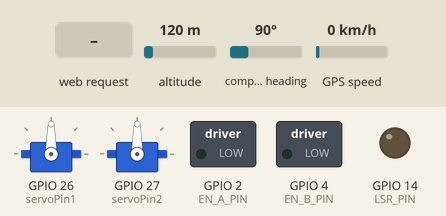
Bench run of a sketch on a simulated ESP32. Parts: 2 × servo, switched loads named in the sketch (green lamp = pin HIGH), output pins drawn as LEDs (lit = HIGH). Inputs (shaded band) come from the test bench; at power-on: altitude 120 m, compass heading 90°, GPS speed 0 km/h. WiFi joins after 1.5 s; servers stay silent unless stated; the GPS gets a fix after 3 s at 37.7749, -122.4194 with 8 satellites; what the sketch prints to the serial monitor is not drawn.

Above: at 2.7 s.
2.8 s: HTTP request GET /speed?cmd=1&value=1 received
At 3.9 s:
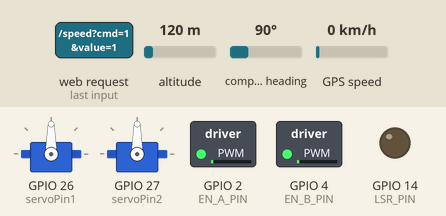
7.3 s: HTTP request GET /speed?cmd=120&value=120 received
At 8.6 s:
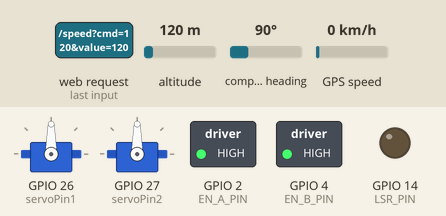
Timing chart, 0 to 9.8 s (numbered marks = the images above; inputs shaded):
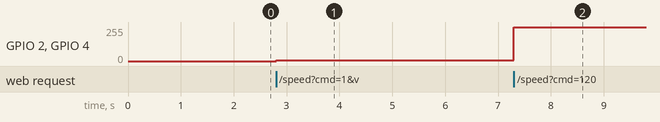

The sketch:

ESP32_Code.ino
```cpp
#include <WiFi.h>
#include <WebServer.h>
#include <ESP32Servo.h>
#include <TinyGPSPlus.h>

#define EN_A_PIN 2   // Example pin connected to ENA
#define EN_B_PIN 4   // Example pin connected to ENB

// Wi-Fi credentials
const char* ssid = "SSID";
const char* password = "Password";

// Servo pins
const int servoPin1 = 26; // For Left/Right (Pan)
const int servoPin2 = 27; // For Up/Down (Tilt)
const int LSR_PIN = 14;   // Laser
Servo servo1;
Servo servo2;

// Current servo angles
int angle1 = 90;
int angle2 = 90;

const int metalDetectorPin = 12;  // Pin connected to metal detector buzzer output

// PIR sensor
const int pirPin = 13;  // PIR sensor connected to GPIO13

// GPS
HardwareSerial mySerial(1);  // Use Serial1 (pins 16 RX, 17 TX)
TinyGPSPlus gps;

// GPS data
float latitude = 0.0, longitude = 0.0, altitude = 0.0, speed = 0.0;
unsigned long timestamp = 0;

// Web server
WebServer server(80);

// ==== Servo control handler ====
void handleServoControl() {
  if (server.hasArg("cmd")) {
    String cmd = server.arg("cmd");
    Serial.println("Received servo command: " + cmd);

    // Always reattach servos before moving
    servo1.attach(servoPin1);
    servo2.attach(servoPin2);

    if (cmd == "left") {
      angle1 = max(0, angle1 - 4); // move left
    }
    else if (cmd == "right") {
      angle1 = min(180, angle1 + 4); // move right
    }
    else if (cmd == "up") {
      angle2 = max(0, angle2 - 4); // move up
    }
    else if (cmd == "down") {
      angle2 = min(180, angle2 + 4); // move down
    }
    else if (cmd == "fire") {
      digitalWrite(LSR_PIN, HIGH);
      delay(500);
      digitalWrite(LSR_PIN, LOW);
    }

    servo1.write(angle1);
    servo2.write(angle2);
  }

  server.sendHeader("Access-Control-Allow-Origin", "*");
  server.send(200, "text/plain", "Servo command received");
}

// Handle root endpoint
void handleRoot() {
  server.sendHeader("Access-Control-Allow-Origin", "*");
  server.send(200, "text/plain", "ESP32 Web Server: PIR + GPS");
}

// Metal detector
void handleMetalDetector() {
  int metalDetected = digitalRead(metalDetectorPin);
  String message = metalDetected == HIGH ? "Metal Detected" : "No Metal";
  server.sendHeader("Access-Control-Allow-Origin", "*");
  server.send(200, "text/plain", message);
}

// Handle PIR motion check
void handlePIR() {
  int motion = digitalRead(pirPin);
  String message = motion == HIGH ? "Motion detected" : "No motion";
  Serial.println(message);
  server.sendHeader("Access-Control-Allow-Origin", "*");
  server.send(200, "text/plain", message);
}

// Handle speed control (0–255)
void handleSpeed() {
  if (server.hasArg("value")) {
    int motorSpeed = constrain(server.arg("value").toInt(), 0, 255);
    Serial.print("Motor speed: ");
    Serial.println(motorSpeed);

    // Convert 0-255 to 0-1023 for ESP32 PWM
    int pwmValue = map(motorSpeed, 0, 255, 0, 1023);
    analogWrite(EN_A_PIN, pwmValue);
    analogWrite(EN_B_PIN, pwmValue);

    server.sendHeader("Access-Control-Allow-Origin", "*");
    server.send(200, "text/plain", "Speed set");
  } else {
    server.sendHeader("Access-Control-Allow-Origin", "*");
    server.send(400, "text/plain", "Missing value");
  }
}

// Handle GPS data JSON
void handleGPSData() {
  String json = "{\"latitude\":" + String(latitude, 6) +
                ",\"longitude\":" + String(longitude, 6) +
                ",\"altitude\":" + String(altitude, 2) +
                ",\"speed\":" + String(speed, 2) +
                ",\"time\":" + String(timestamp) + "}";
  Serial.println(json);
  server.sendHeader("Access-Control-Allow-Origin", "*");
  server.send(200, "application/json", json);
}

void setup() {
  Serial.begin(115200);
  mySerial.begin(9600, SERIAL_8N1, 16, 17);  // GPS TX -> GPIO16, RX -> GPIO17
  pinMode(pirPin, INPUT);
  pinMode(metalDetectorPin, INPUT);
  pinMode(EN_A_PIN, OUTPUT);
  pinMode(EN_B_PIN, OUTPUT);
  pinMode(LSR_PIN, OUTPUT);
  digitalWrite(LSR_PIN, LOW);

  servo1.attach(servoPin1);
  servo2.attach(servoPin2);
  servo1.write(angle1);
  servo2.write(angle2);

  // Connect to WiFi
  WiFi.begin(ssid, password);
  Serial.print("Connecting to WiFi");
  while (WiFi.status() != WL_CONNECTED) {
    delay(500);
    Serial.print(".");
  }

  Serial.println("\nConnected. IP address: ");
  Serial.println(WiFi.localIP());

  // Define endpoints
  server.on("/", handleRoot);
  server.on("/pir", handlePIR);
  server.on("/gpsdata", handleGPSData);
  server.on("/metal", handleMetalDetector);
  server.on("/servo", handleServoControl);
  server.on("/speed", handleSpeed);
  server.begin();

  Serial.println("Web server started.");
}

void loop() {
  server.handleClient();

  // Read and update GPS data
  while (mySerial.available() > 0) {
    gps.encode(mySerial.read());
    if (gps.location.isUpdated()) {
      latitude = gps.location.lat();
      longitude = gps.location.lng();
      altitude = gps.altitude.meters();
      speed = gps.speed.kmph();
      timestamp = gps.date.year() * 10000 + gps.date.month() * 100 + gps.date.day();

      Serial.printf("Lat: %.6f, Lng: %.6f, Alt: %.2f m, Speed: %.2f km/h, Date: %lu\n",
                    latitude, longitude, altitude, speed, timestamp);
    }
  }
}
```

Measured:
- after the input at 2.8 s, GPIO 2 (EN_A_PIN), GPIO 4 (EN_B_PIN): 0/255 → 4/255 at once
- after the input at 7.3 s, GPIO 2 (EN_A_PIN), GPIO 4 (EN_B_PIN): 4/255 → 255/255 at once
